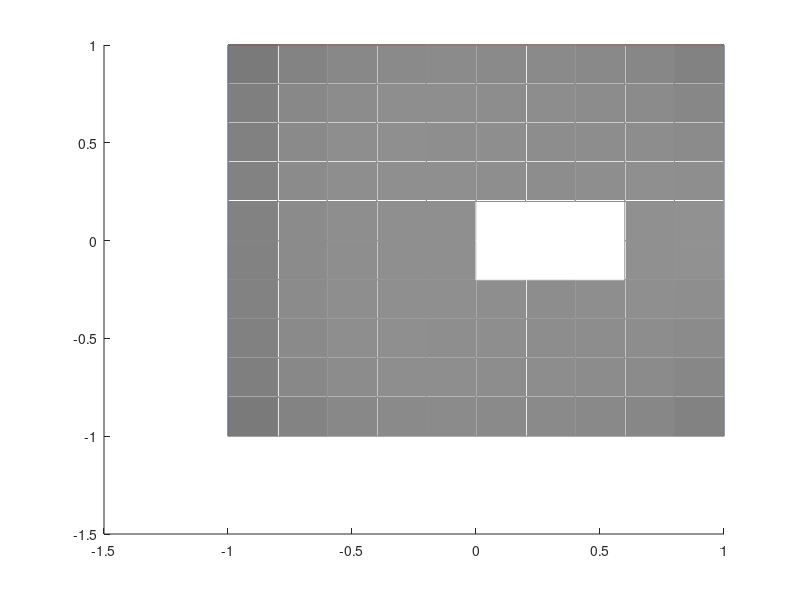

The MATLAB source for this figure: (Note: this script raises an error after producing the figure.)
% Radiosity lighting method for a virtual room, in color.
% The routine "radiosity_emptyroom_Fcomp.m" needs to be computed before
% this one. 
%
% Samuli Siltanen January 2021

%% Preliminaries

% Load precomputed stuff
disp('Loading data')
load data/F_emptyroom F n qn d Xmat Ymat Zmat 
disp('Data loaded')



%% Construct the color vector (B-vector) using the radiosity lighting model.

% Construct the right hand side Evec of the radiosity equation. Evec
% describes the contribution of emitted light in the scene. For example,
% each pixel belonging to a lamp in the virtual space causes a positive
% element in Evec.
Evec   = zeros(6*n^2,1);
indvec = repmat(logical(0),size(Evec));
indvec(n^2+[1:n^2]) = sqrt((Xmat(:,2)-.3).^2+Ymat(:,2).^2)<.3; % Ceiling lamp
indvec(4*n^2+[1:n^2]) = ...
    ((abs(Zmat(:,5)-0)<.3)&(abs(Ymat(:,5)-0)<.1))|...
    ((abs(Zmat(:,5)-0)<.3)&(abs(Ymat(:,5)-1/2)<.1))|...
    ((abs(Zmat(:,5)-0)<.3)&(abs(Ymat(:,5)+1/2)<.1)); % Rectangular lamps in the left wall
% indvec(4*n^2+[1:n^2]) = ...
%     sqrt((Zmat(:,5)-0).^2+(Ymat(:,5)-0).^2)<.1 |...
%     sqrt((Zmat(:,5)-0).^2+(Ymat(:,5)-1/2).^2)<.1 |...
%     sqrt((Zmat(:,5)-0).^2+(Ymat(:,5)+1/2).^2)<.1; % Round lamps in the left wall
% Evec(n^2+round(n^2/2)-2) = 1;
% Evec(3*n^2+round(n^2/2)-2) = 1;
Evec(indvec) = 1;
disp('Right-hand-side constructed')

% The parameter rho adjusts the surface material (how much incoming light
% is reflected away from a patch, 0<rho<=1)
rho = .9*ones(6*n^2,1);
rho(n^2+[1:n^2]) = 1; % Bright ceiling
rho(2*n^2+[1:n^2]) = .7; % Dark floor

% Solve for color vector.
disp('Solving radiosity equation...')
tic
colorvec_orig = gmres(eye(6*n^2)-repmat(rho,1,6*n^2).*F,Evec);
disp(['Radiosity equation solved in ',num2str(toc),' seconds'])


%% Produce a still image of the scene

% Adjust the dark shades and normalize the values of the color vector 
% between 0 and 1.
threshold = 0.05;
colorvec = colorvec_orig-threshold;
colorvec = max(0,colorvec);
colorvec = colorvec/max(colorvec);

% Sigmoid correction for optimal gray levels.
betapar1 = 1;
betapar2 = 10;
colorvec  = betacdf(colorvec,betapar1,betapar2);
% figure(100)
% clf
% t = linspace(0,1,200);
% plot(t,betacdf(t,betapar1,betapar2));
% title('Grayscale adjustment curve')
% Construct grayscale color matrix by repeating the same color vector for
% red, green and blue channels.


% Construct color matrix 
colorvecR = colorvec;
colorvecR(1:n^2) = colorvecR(1:n^2).^.8; % Back wall
colorvecR(3*n^2+[1:n^2]) = colorvecR(3*n^2+[1:n^2]).^1.2; % Right wall
colorvecR(4*n^2+[1:n^2]) = colorvecR(4*n^2+[1:n^2]).^1.2; % Left wall
colorvecG = colorvec;
colorvecG(1:n^2) = colorvecG(1:n^2).^1.4; % Back wall
colorvecB = colorvec;
colorvecB(1:n^2) = colorvecB(1:n^2).^1.4; % Back wall
colorvecB(3*n^2+[1:n^2]) = colorvecB(3*n^2+[1:n^2]).^.7; % Right wall
colorvecB(4*n^2+[1:n^2]) = colorvecB(4*n^2+[1:n^2]).^.7; % Left wall
colormat = [colorvecR(:),colorvecG(:),colorvecB(:)];



% Create plot window
figure(1)
clf

% Draw all the walls consisting of n x n little squares (pixels).
% Pick the gray value of each square from the illumination vector
% calculated by the radiosity method above

% The back wall
colorind = 1;
for iii = 1:(n^2)
    p1 = patch(...
        [Xmat(iii,1)+d/2,Xmat(iii,1)+d/2,Xmat(iii,1)-d/2,Xmat(iii,1)-d/2],...
        [Ymat(iii,1),Ymat(iii,1),Ymat(iii,1),Ymat(iii,1)],...
        [Zmat(iii,1)-d/2,Zmat(iii,1)+d/2,Zmat(iii,1)+d/2,Zmat(iii,1)-d/2],...
        colormat(colorind,:));
    hold on
    % If the following line is missing, each patch will have black
    % boundaries. Here we set the boundary color to match the patch color,
    % so no boundaries are visible.
    set(p1,'EdgeColor',colormat(colorind,:))
    colorind = colorind+1;
end

% Roof
for iii = 1:(n^2)
    p1 = patch(...
        [Xmat(iii,2)+d/2,Xmat(iii,2)+d/2,Xmat(iii,2)-d/2,Xmat(iii,2)-d/2],...
        [Ymat(iii,2)-d/2,Ymat(iii,2)+d/2,Ymat(iii,2)+d/2,Ymat(iii,2)-d/2],...
        [Zmat(iii,2),Zmat(iii,2),Zmat(iii,2),Zmat(iii,2)],...
        colormat(colorind,:));
    set(p1,'EdgeColor',colormat(colorind,:))
    colorind = colorind+1;
end

% Floor
for iii = 1:(n^2)
    p1 = patch(...
        [Xmat(iii,3)+d/2,Xmat(iii,3)+d/2,Xmat(iii,3)-d/2,Xmat(iii,3)-d/2],...
        [Ymat(iii,3)-d/2,Ymat(iii,3)+d/2,Ymat(iii,3)+d/2,Ymat(iii,3)-d/2],...
        [Zmat(iii,3),Zmat(iii,3),Zmat(iii,3),Zmat(iii,3)],...
        colormat(colorind,:));
    set(p1,'EdgeColor',colormat(colorind,:))
    colorind = colorind+1;
end

% Right-hand-side wall
for iii = 1:(n^2)
    p1 = patch(...
        [Xmat(iii,4),Xmat(iii,4),Xmat(iii,4),Xmat(iii,4)],...
        [Ymat(iii,4)+d/2,Ymat(iii,4)+d/2,Ymat(iii,4)-d/2,Ymat(iii,4)-d/2],...
        [Zmat(iii,4)-d/2,Zmat(iii,4)+d/2,Zmat(iii,4)+d/2,Zmat(iii,4)-d/2],...
        colormat(colorind,:));
    set(p1,'EdgeColor',colormat(colorind,:))
    colorind = colorind+1;
end

% Left-hand-side wall
for iii = 1:(n^2)
    p1 = patch(...
        [Xmat(iii,5),Xmat(iii,5),Xmat(iii,5),Xmat(iii,5)],...
        [Ymat(iii,5)+d/2,Ymat(iii,5)+d/2,Ymat(iii,5)-d/2,Ymat(iii,5)-d/2],...
        [Zmat(iii,5)-d/2,Zmat(iii,5)+d/2,Zmat(iii,5)+d/2,Zmat(iii,5)-d/2],...
        colormat(colorind,:));
    set(p1,'EdgeColor',colormat(colorind,:))
    colorind = colorind+1;
end

% Camera settings
camproj('perspective')
set(gca,'CameraPosition',[-.2 -3 -.30],'CameraTarget',[0 0 .1],'CameraViewAngle',50)

% Axis settings
axis equal
axis off
drawnow






